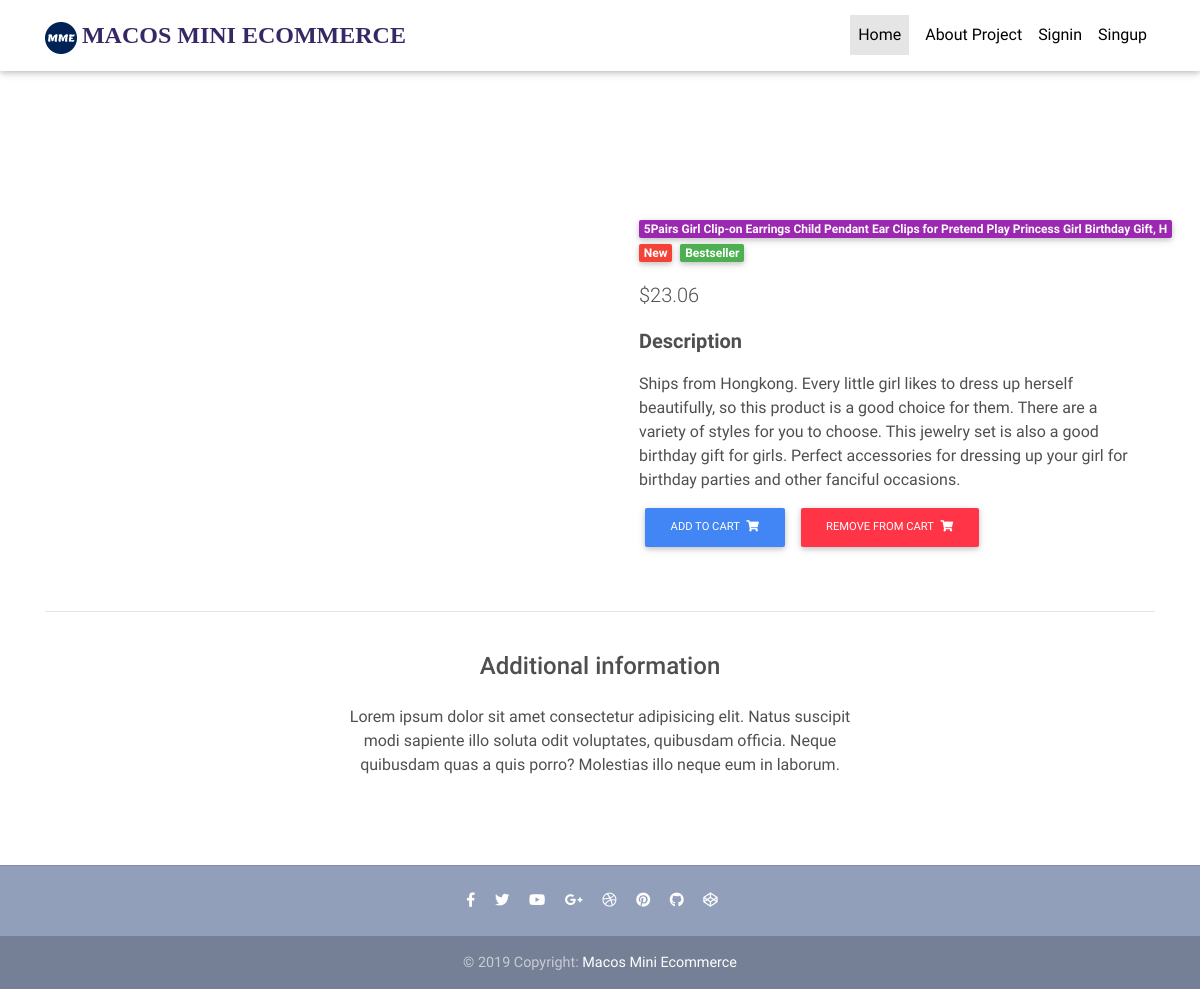
The app's page /product-page/170/-5pairs-girl-clip-on-earrings-child-pendant-ear-clips-for-pretend-play-princess-girl-birthday-gift,-h-/ with its own data.
### core/models.py (models this page shows, shortened)
class Items(models.Model):
    title = models.CharField( max_length=100)
    price = models.FloatField()
    discount_price = models.FloatField(blank= True, null=True)
    description = models.TextField(null=True)
    brand = models.CharField(max_length=50,null=True)
    sku = models.CharField(max_length=50)
    meta_description = models.CharField(max_length=255,help_text='Content for description meta tag')
    slug = models.SlugField()
    category = models.ForeignKey(Category, on_delete=models.CASCADE ,null= True)
    quantity = models.IntegerField(default=1)
    image = models.ImageField(upload_to='uploads/', blank =True, null=True)
    thumbnail = models.ImageField(upload_to='uploads/',blank = True, null= True)
    image_url = models.URLField( max_length=200,blank=True,null=True)
    product_content = models.TextField(blank=True)
    class Meta:
        verbose_name_plural = ("Items")
    def get_add_to_cart_url(self):
        return reverse("core:add-to-cart", kwargs={'slug': self.slug})
    def get_thumbnail_image(self):
        if self.thumbnail:
            return 'http://127.0.0.1:8000' +   self.thumbnail.url

### core/views.py (the view)
# urls.py: path('product-page/<category_slug>/<product_slug>/', views.ProductDetailView.as_view(), name='items-detail'),
class ProductDetailView(DetailView):
    model = Items
    context_object_name  = "product"
    def get_object(self):
        item= Items.objects.filter(category=self.kwargs['category_slug']).get(slug=self.kwargs['product_slug'])
        Item_global_ = item
        return item

### templates/core/items_detail.html (shortened to what this page needs)
{% extends 'base.html' %}
 {% block content %}
 <div class="mt-5 pt-4 ">
</div>
  <main class="mt-5 pt-4">
    <div class="container dark-grey-text mt-5">
      <div class="row wow fadeIn">
        <div class="col-md-6 mb-4">
        </div>
        <div class="col-md-6 mb-4">
          <div class="p-4">
            <div class="mb-3">
              <a href="">
                <span class="badge purple mr-1 text-ellipsis">{{product.title}} </span>
              </a>
              <a href="">
                <span class="badge red mr-1">New</span>
              </a>
              <a href="">
                <span class="badge green mr-1">Bestseller</span>
              </a>
            </div>
            <p class="lead">
               {% if product.discount_price%}
                <span class="mr-1">
                <del>${{product.price}}</del>
              </span>
                  {%else%}
              <span>${{product.price}}</span>
              {% endif %}
            </p>
            <p class="lead font-weight-bold">Description</p>
            <p>{{product.description}}</p>
 <a  href="{{object.get_add_to_cart_url }}" class="btn btn-primary btn-md my-0 p" >Add to cart
                <i class="fas fa-shopping-cart ml-1"></i>
              <a>
              <a  href="{{object.get_remove_from_cart_url }}" class="btn btn-danger btn-md my-0 p" >Remove from cart
                <i class="fas fa-shopping-cart ml-1"></i>
              <a>
          </div>
        </div>
      </div>
      <hr>
      <div class="row d-flex justify-content-center wow fadeIn">
        <div class="col-md-6 text-center">
          <h4 class="my-4 h4">Additional information</h4>
          <p>Lorem ipsum dolor sit amet consectetur adipisicing elit. Natus suscipit modi sapiente illo soluta odit
            voluptates,
            quibusdam officia. Neque quibusdam quas a quis porro? Molestias illo neque eum in laborum.</p>
        </div>
      </div>
      <div class="row wow fadeIn">
        <div class="col-lg-4 col-md-12 mb-4">
        </div>
        <div class="col-lg-4 col-md-6 mb-4">
        </div>
        <div class="col-lg-4 col-md-6 mb-4">
        </div>
      </div>
    </div>
  </main>
{% endblock %}

### records on screen
Items: title "5Pairs Girl Clip-on Earrings Child Pendant Ear Clips for Pretend Play Princess Girl Birthday Gift, H", price "23.06", description "Ships from Hongkong. Every little girl likes to dress up herself beautifully, so this product is a good choice for them. There are a variety of styles for you to choose. This jewelry set is also a good birthday gift for girls. Perfect accessories for dressing up your girl for birthday parties and other fanciful occasions."
